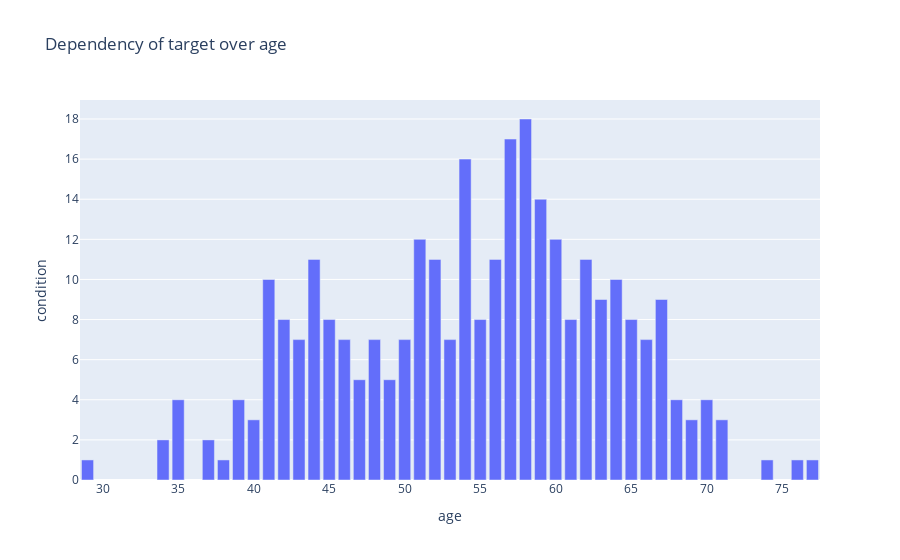

The notebook cell this image was saved under:
### Code cell
px.bar(df_age, x=df_age.index, y='condition', title='Dependency of target over age')

### Figure 1 — Plotly figure (JSON) as saved in the notebook; plotly's stock layout.template omitted (floating-point values rounded to 4 significant figures)
{"data": [{"alignmentgroup": "True", "hovertemplate": "age=%{x}<br>condition=%{y}<extra></extra>", "legendgroup": "", "marker": {"color": "#636efa", "pattern": {"shape": ""}}, "name": "", "offsetgroup": "", "orientation": "v", "showlegend": false, "textposition": "auto", "type": "bar", "x": [29, 34, 35, 37, 38, 39, 40, 41, 42, 43, 44, 45, 46, 47, 48, 49, 50, 51, 52, 53, 54, 55, 56, 57, 58, 59, 60, 61, 62, 63, 64, 65, 66, 67, 68, 69, 70, 71, 74, 76, 77], "xaxis": "x", "y": [1, 2, 4, 2, 1, 4, 3, 10, 8, 7, 11, 8, 7, 5, 7, 5, 7, 12, 11, 7, 16, 8, 11, 17, 18, 14, 12, 8, 11, 9, 10, 8, 7, 9, 4, 3, 4, 3, 1, 1, 1], "yaxis": "y"}], "layout": {"barmode": "relative", "legend": {"tracegroupgap": 0}, "title": {"text": "Dependency of target over age"}, "xaxis": {"anchor": "y", "domain": [0, 1], "title": {"text": "age"}}, "yaxis": {"anchor": "x", "domain": [0, 1], "title": {"text": "condition"}}}}
